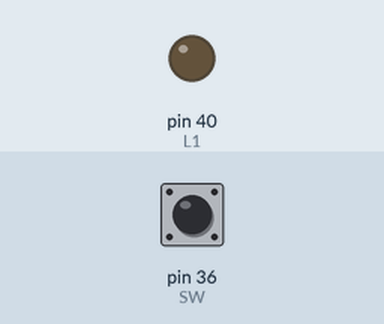
Simulated run of this program. Board: Raspberry Pi (header pin numbers). Parts: output pins drawn as LEDs (lit = HIGH). The inputs (shaded band) are chosen by the test bench; at power-on: pin 36 (SW) LOW.

Above: at 1.2 s.
1.3 s: pin 36 (SW) pulled HIGH for 0.15 s
At 1.37 s:
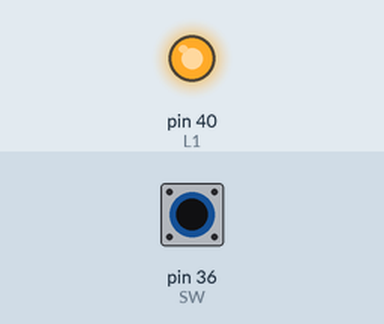
2.9 s: pin 36 (SW) pulled HIGH for 3.2 s
At 7.5 s:
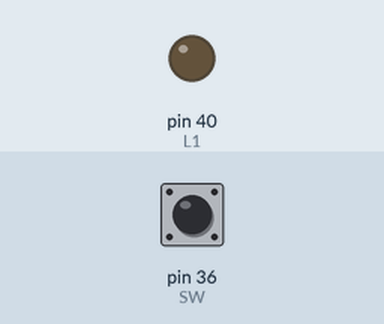
Timing chart, 0 to 9.0 s (numbered marks = the images above; inputs shaded):
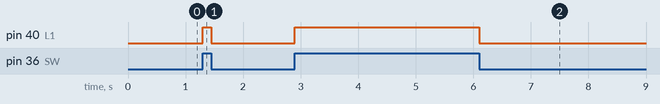

The program:

E12_LEDSW.py
```python
#Class 1 - Example 2 - LEDSW
#Description: In the PIN 36 (GPIO16) there is a switch (SW) and in the PIN 40 there is a LED (L1). Turn ON the LED if the switch is activated, in other case, turn off the LED

#Library declaration
import RPi.GPIO as GPIO

#I/O pin labeling
L1 = 40 #Label LED connected in pin 40 as  L1 
SW = 36 #Label Switch connected in pin 36 as  SW 

#SETUP
#I/O Pin Configuration
GPIO.setmode(GPIO.BOARD) #Configures all pins reference using pin #
GPIO.setup(L1, GPIO.OUT) #Set pin L1 as Output
GPIO.setup(SW, GPIO.IN) #Set pin SW as Output

#Output cleaning
GPIO.output(L1,0) #Turn OFF L1 (also posible GPIO.output(L1,False))

#EXECUTION
while True:
	if GPIO.input(SW) == 1:
		GPIO.output(L1,1) #Turn ON L1
	else:
		GPIO.output(L1,0) #Turn OFF L1
```

Measured:
- after the input at 1.3 s, pin 40 (L1): LOW → HIGH at once, → LOW 0.15 s later
- after the input at 2.9 s, pin 40 (L1): LOW → HIGH at once, → LOW 3.2 s later
